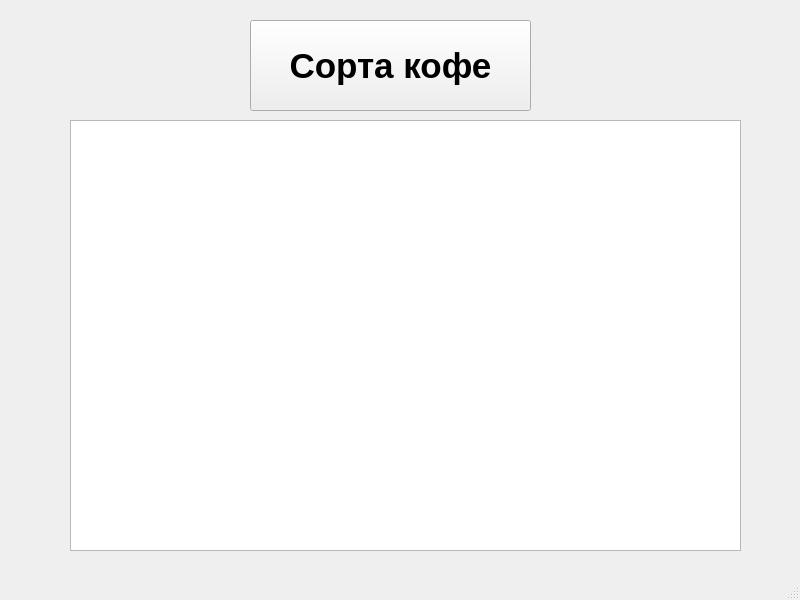
<?xml version="1.0" encoding="UTF-8"?>
<ui version="4.0">
 <class>MainWindow</class>
 <widget class="QMainWindow" name="MainWindow">
  <property name="geometry">
   <rect>
    <x>0</x>
    <y>0</y>
    <width>800</width>
    <height>600</height>
   </rect>
  </property>
  <property name="windowTitle">
   <string>MainWindow</string>
  </property>
  <widget class="QWidget" name="centralwidget">
   <widget class="QTableWidget" name="tableWidget">
    <property name="geometry">
     <rect>
      <x>70</x>
      <y>120</y>
      <width>671</width>
      <height>431</height>
     </rect>
    </property>
   </widget>
   <widget class="QPushButton" name="b">
    <property name="geometry">
     <rect>
      <x>250</x>
      <y>20</y>
      <width>281</width>
      <height>91</height>
     </rect>
    </property>
    <property name="font">
     <font>
      <family>Arial</family>
      <pointsize>26</pointsize>
      <weight>75</weight>
      <bold>true</bold>
     </font>
    </property>
    <property name="text">
     <string>Сорта кофе</string>
    </property>
   </widget>
  </widget>
  <widget class="QMenuBar" name="menubar">
   <property name="geometry">
    <rect>
     <x>0</x>
     <y>0</y>
     <width>800</width>
     <height>21</height>
    </rect>
   </property>
  </widget>
  <widget class="QStatusBar" name="statusbar"/>
 </widget>
 <resources/>
 <connections/>
</ui>
